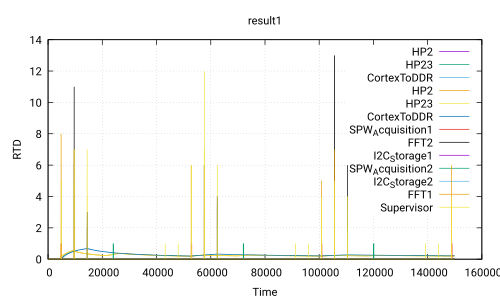

The gnuplot source for this figure:
 set title 'result1'
 set ylabel 'RTD'
 set xlabel 'Time'
 set grid
 set term pdf
 set output 'Use_case_DoubleCamera_newValues.ATIPPIC.executable200.0_100.0.pdf'
 plot 'Use_case_DoubleCamera_newValues.ATIPPIC.executable200.0_100.0.csv' using 1:2 with lines title 'HP2','Use_case_DoubleCamera_newValues.ATIPPIC.executable200.0_100.0.csv' using 1:3 with lines title 'HP23','Use_case_DoubleCamera_newValues.ATIPPIC.executable200.0_100.0.csv' using 1:4 with lines title 'CortexToDDR','Use_case_DoubleCamera_newValues.ATIPPIC.executable200.0_100.0.csv' using 1:5 with lines title 'HP2','Use_case_DoubleCamera_newValues.ATIPPIC.executable200.0_100.0.csv' using 1:6 with lines title 'HP23','Use_case_DoubleCamera_newValues.ATIPPIC.executable200.0_100.0.csv' using 1:7 with lines title 'CortexToDDR','Use_case_DoubleCamera_newValues.ATIPPIC.executable200.0_100.0.csv' using 1:8 with lines title 'SPW_Acquisition1','Use_case_DoubleCamera_newValues.ATIPPIC.executable200.0_100.0.csv' using 1:9 with lines title 'FFT2','Use_case_DoubleCamera_newValues.ATIPPIC.executable200.0_100.0.csv' using 1:10 with lines title 'I2C_Storage1','Use_case_DoubleCamera_newValues.ATIPPIC.executable200.0_100.0.csv' using 1:11 with lines title 'SPW_Acquisition2','Use_case_DoubleCamera_newValues.ATIPPIC.executable200.0_100.0.csv' using 1:12 with lines title 'I2C_Storage2','Use_case_DoubleCamera_newValues.ATIPPIC.executable200.0_100.0.csv' using 1:13 with lines title 'FFT1','Use_case_DoubleCamera_newValues.ATIPPIC.executable200.0_100.0.csv' using 1:14 with lines title 'Supervisor'
